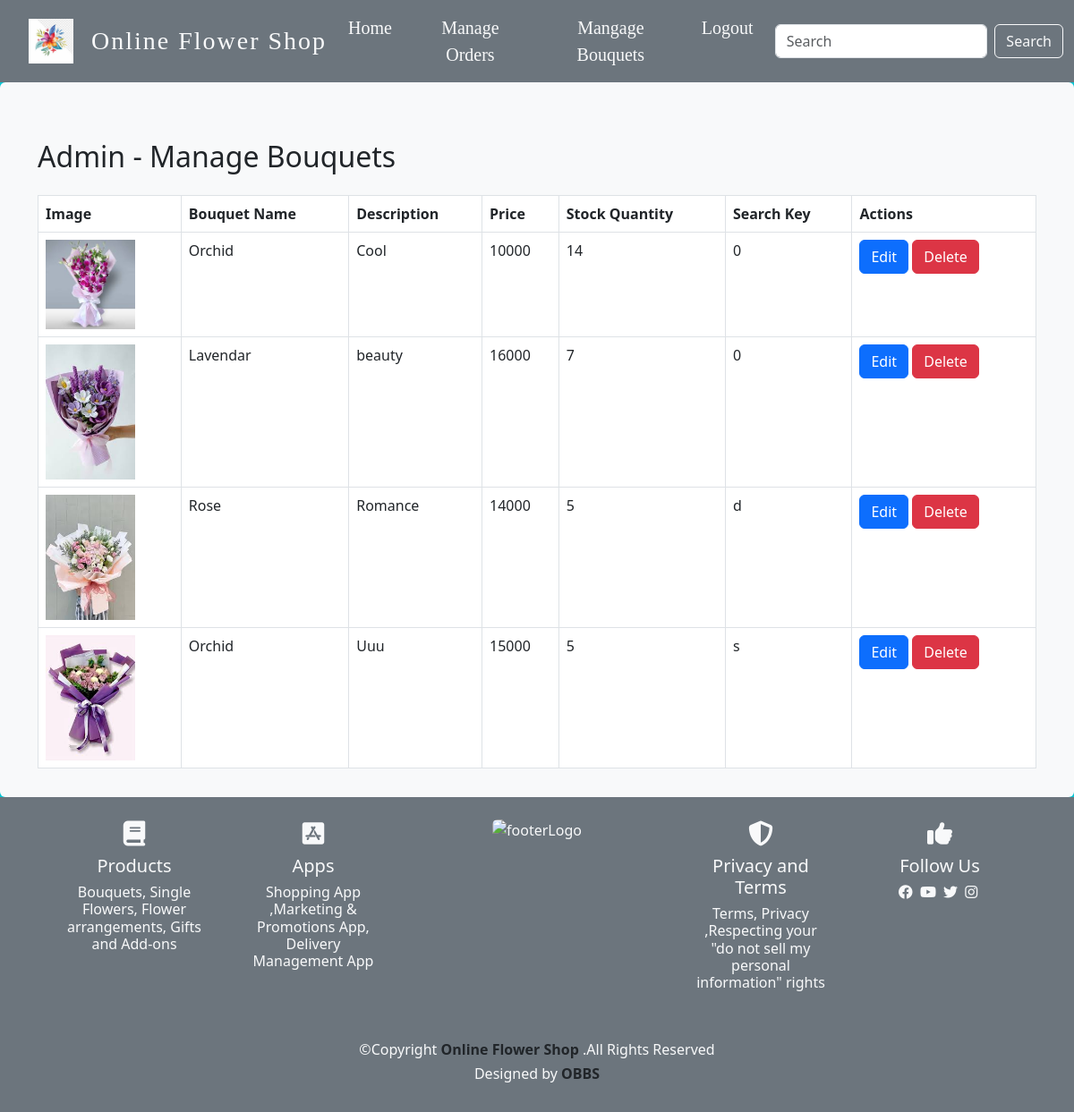
/admin_bouquets.php, run on the app's committed database.
### tables this page shows
CREATE TABLE `bouquet` (
  `bouquet_id` int(20) NOT NULL,
  `bouquet_name` varchar(200) NOT NULL,
  `description` varchar(200) NOT NULL,
  `price` int(200) NOT NULL,
  `image` varchar(200) NOT NULL,
  `stock_quantity` int(40) NOT NULL,
  `search_key` varchar(255) DEFAULT NULL
);

### admin_bouquets.php (the view)
<?php
include('connect.php');
include('adminheader.php');
$sql = "SELECT * FROM bouquet";
$result = $con->query($sql);
?>
<div data-bs-spy="scroll" data-bs-target="#navBar" data-bs-root-margin="0px 0px -40%" data-bs-smooth-scroll="true"
    class="scrollspy-example bg-body-tertiary p-3 rounded-2" tabindex="0">
    <div class="container mt-5">
        <h2>Admin - Manage Bouquets</h2>
        <table class="table table-bordered mt-4">
            <thead>
                <tr>
                    <th>Image</th>
                    <th>Bouquet Name</th>
                    <th>Description</th>
                    <th>Price</th>
                    <th>Stock Quantity</th>
                    <th>Search Key</th>
                    <th>Actions</th>
                </tr>
            </thead>
            <tbody>
                <?php
                if ($result->num_rows > 0) {
                    while ($row = $result->fetch_assoc()) {
                        echo "<tr>";
                        echo "<td><img src='images/" . $row['image'] . "' width='100' alt='Bouquet Image'></td>";
                        echo "<td>" . $row['bouquet_name'] . "</td>";
                        echo "<td>" . $row['description'] . "</td>";
                        echo "<td>" . $row['price'] . "</td>";
                        echo "<td>" . $row['stock_quantity'] . "</td>";
                        echo "<td>" . $row['search_key'] . "</td>";
                        echo "<td>
                                <a href='edit.php?bouquet_id=" . $row['bouquet_id'] . "' class='btn btn-primary'>Edit</a>
                                <a href='delete.php?bouquet_id=" . $row['bouquet_id'] . "' class='btn btn-danger' onclick='return confirm(\"Are you sure?\");'>Delete</a>
                            </td>";
                        echo "</tr>";
                    }
                } else {
                    echo "<tr><td colspan='8'>No bouquets found.</td></tr>";
                }
                ?>
            </tbody>
        </table>
    </div>
</div>
<?php include('footer.php'); ?>

### adminheader.php (shortened to what this page needs)
<!DOCTYPE html>
<html lang="en">
<head>
    <link rel="stylesheet" href="https://cdnjs.cloudflare.com/ajax/libs/font-awesome/6.4.0/css/all.min.css"
 />
    <link rel="stylesheet" href="https://cdnjs.cloudflare.com/ajax/libs/glightbox/3.0.6/css/glightbox.css"
 />
    <link rel="stylesheet" href="https://cdn.jsdelivr.net/npm/bootstrap@5.3.0-alpha2/dist/css/bootstrap.min.css"
        rel="stylesheet"
>
    <link rel="stylesheet" type="text/css" href="style.css">
</head>
<body>
    <nav id="navBar" class="navbar navbar-expand-lg sticky-top bg-secondary">
        <div class="container-fluid bg-secondary">
            <img class="DuolingoLogo" src="./images/logo1.jpg" alt="duolingo_logo">
            <a class="navbar-brand fs-3 text-light" href="#">Online Flower Shop</a>
            <div class="collapse navbar-collapse" id="navbarSupportedContent">
                <ul class="navbar-nav me-auto mb-2 mb-lg-0 text-center text-warning">
                    <li class="nav-item me-xl-3 me-lg-1">
                        <a class="nav-link fs-5 text-light" aria-current="page" href="admin_bouquets.php">Home</a>
                    </li>
                    <li class="nav-item me-xl-3 me-lg-1">
                        <a class="nav-link fs-5 text-light" href="admin_orders.php#cusorder">Manage Orders</a>
                    </li>
                    <li class="nav-item me-xl-3 me-lg-1">
                        <a class="nav-link fs-5 text-light" href="add.php#add">Mangage Bouquets</a>
                    </li>
                    <li class="nav-item me-xl-3 me-lg-1">
                        <a class="nav-link fs-5 text-light" href="logout.php">Logout</a>
                    </li>
                </ul>
                <form class="d-flex" role="search" action="item1.php" method="GET">
                    <input class="form-control me-2" type="search" name="search_key" placeholder="Search" aria-label="Search">
                    <button class="btn btn-outline-light" type="submit">Search</button>
                </form>
            </div>
        </div>
    </nav>

### footer.php (shortened to what this page needs)
<!DOCTYPE html>
<html lang="en">
<head>
    <link rel="stylesheet" href="https://cdnjs.cloudflare.com/ajax/libs/font-awesome/6.4.0/css/all.min.css"
 />
    <link rel="stylesheet" href="https://cdnjs.cloudflare.com/ajax/libs/glightbox/3.0.6/css/glightbox.css"
 />
    <link rel="stylesheet" href="https://cdn.jsdelivr.net/npm/bootstrap@5.3.0-alpha2/dist/css/bootstrap.min.css"
        rel="stylesheet"
>
    <link rel="stylesheet" type="text/css" href="style.css">
</head>
<body style="background-color: #07c5d3;">
    <footer>
        <div class="container-fluid bg-secondary">
            <div class="row text-light text-center justify-content-center">
                <div class="col-6 col-lg-2 p-lg-4 pt-3">
                    <h3><i class="fa-solid fa-book"></i></h3>
                    <h5>Products</h5>
                    <h6>Bouquets, Single Flowers,
                        Flower arrangements,
                        Gifts and Add-ons
                    </h6>
                </div>
                <div class="col-6 col-lg-2 p-lg-4 pt-3">
                    <h3><i class="fa-brands fa-app-store-ios"></i></h3>
                    <h5>Apps</h5>
                    <h6>Shopping App ,Marketing & Promotions App, Delivery Management App</h6>
                </div>
                <div class="col-12 col-lg-3 p-lg-4">
                    <img class="footerImg1 rounded img img-fluid" src="./images/F.jpg" alt="footerLogo" style="max-width: 200px; max-height: 200px;" height="150px">
                </div>
                <div class="col-6 col-lg-2 p-lg-4 pt-3">
                    <h3><i class="fa-solid fa-shield-halved"></i></h3>
                    <h5>Privacy and Terms</h5>
                    <h6>Terms, Privacy ,Respecting your "do not sell my personal information" rights</h6>
                </div>
                <div class="col-6 col-lg-2 p-lg-4 pt-3">
                    <h3><i class="fa-solid fa-thumbs-up"></i></h3>
                    <h5>Follow Us</h5>
                    <h6>
                        <i class="me-1 fa-brands fa-facebook"></i>
                        <i class="me-1 fa-brands fa-youtube"></i>
                        <i class="me-1 fa-brands fa-twitter"></i>
                        <i class="me-1 fa-brands fa-instagram"></i>
                    </h6>
                </div>
                <div class="col-12 my-4">
                    <h6>©Copyright <b class="text-dark">Online Flower Shop</b> .All Rights Reserved</h6>
                    <h6>Designed by <b class="text-dark">OBBS</b></h6>
                </div>
            </div>
        </div>
    </footer>
</body>
</html>

### style.css (style rules this page uses)
:root { --bgColor: rgb(212, 234, 241); --duoFont: serif; }
* { margin: 0; padding: 0; box-sizing: border-box; }
body { scroll-behavior: smooth; background-color: #7beef7; }
.DuolingoLogo { width: 50px; margin: 0px 20px; }
.navbar-brand { font-family: serif; letter-spacing: 2px; }
.nav-item a { font-family: serif; color: white; position: relative; }
.navbar { background-color: #07c5d3; }
@media screen and (min-width:992px) { .nav-item a::before { content: ""; position: absolute; background-color: rgb(216, 173, 143); width: 0; height: 1px; left: 7px; bottom: 7px; } }
.footerImg1 { display: none; }
@media screen and (min-width:992px) { .footerImg1 { display: inline; } }
@media screen and (min-width:1200px) { .footerImg1 { width: 75%; } }

### data on the page
bouquet: image (picture), bouquet_name "Orchid", description "Cool", price "10000", stock_quantity "14", search_key "0"
bouquet: image (picture), bouquet_name "Lavendar", description "beauty", price "16000", stock_quantity "7", search_key "0"
bouquet: image (picture), bouquet_name "Rose", description "Romance", price "14000", stock_quantity "5", search_key "d"
bouquet: image (picture), bouquet_name "Orchid", description "Uuu", price "15000", stock_quantity "5", search_key "s"
